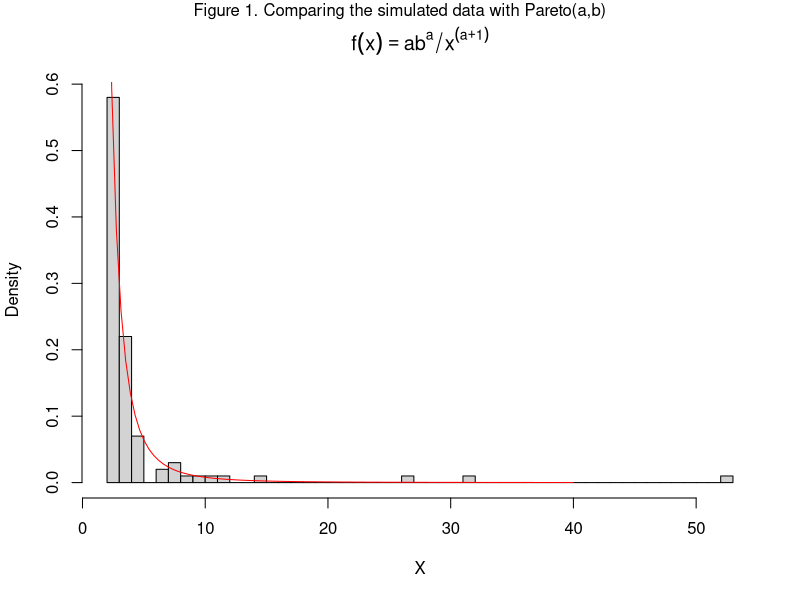
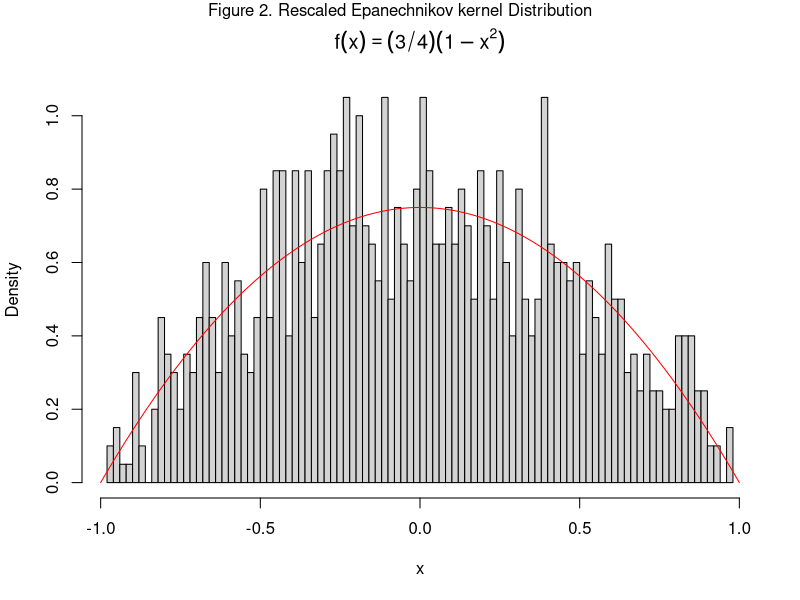
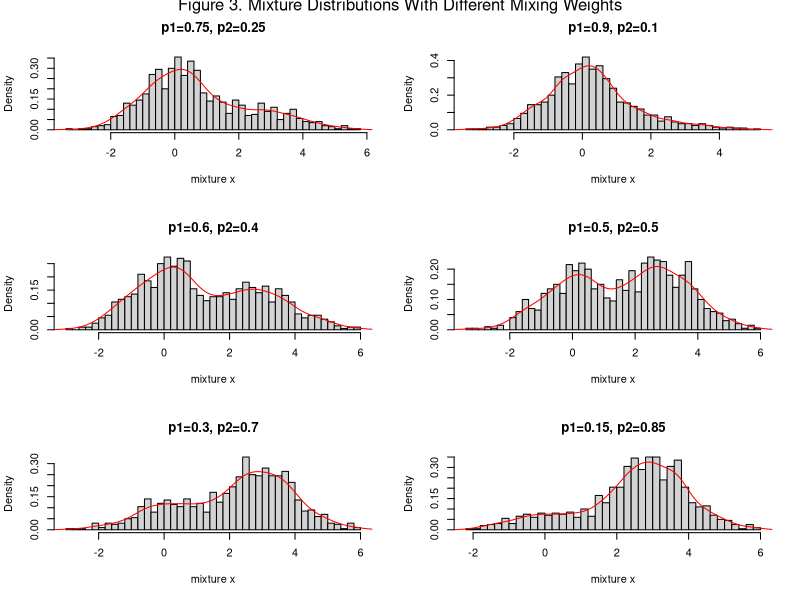

These charts were generated, in order, by the following R code:
## ---- chunk 1
## Global options
knitr::opts_chunk$set(
  cache = TRUE,
  prompt = TRUE,
  comment = '',
  collapse = TRUE,
  warning = FALSE,
  message = FALSE)
## ---- chunk 2
# define the quantile function of Pareto(a,b) distribution
quantile_Pareto <-function(prob, a, b){
  x <- b * (1-prob)^(-1/a)
  return(x)
}
# define the simulated sample size
n <- 100
u <- runif(n)
# based on the uniformly generated vector to get the random sample
X <- quantile_Pareto(u, 2, 2)
range(X)
## ---- chunk 3
# draw the density histogram of the simulated data
hist(X, prob = T, 
     breaks = 50, 
     main = expression(f(x)==ab^a/x^(a+1))) 
# prepare the Pareto(2,2) distribution
x <- seq(2,40,.38)
y <- 2*(2^2)/(x^(2+1))
# superimpose the lines on the simulated density
lines(x, y, col="red")
mtext("Figure 1. Comparing the simulated data with Pareto(a,b)",
      side = 3,
      line = -1,
      outer = T)
## ---- chunk 4
# write a function based on text's information
gen_var <- function(n){ # n is the sample size
  U_1 <- runif(n, -1, 1)
  U_2 <- runif(n, -1, 1)
  U_3 <- runif(n, -1, 1)
  U_output <- c()
  for (i in c(1:n)) {
    if (abs(U_3[i]) > abs(U_2[i]) & 
        abs(U_3[i]) > abs(U_1[i]))
      {U_output[i] <- U_2[i]} 
    else 
      {U_output[i] <- U_3[i]}
  }
  return(U_output)
}

# generate 1000 data
U_output <- gen_var(1000)
hist(U_output, prob = T, 
     breaks = 100, 
     xlab = "x",
     main = expression(f(x)==(3/4)*(1-x^2)))
x_vec <- seq(-1,1,0.001)
f_x <- 0.75*(1-x_vec^2)
lines(x_vec, f_x, col="red")
mtext("Figure 2. Rescaled Epanechnikov kernel Distribution",
      side = 3,
      line = -1,
      outer = T)
## ---- chunk 5
set.seed(1000)
n <- 1000
# generate two vectors from normal distribution
x1 <- rnorm(n,0,1)
x2 <- rnorm(n,3,1)

# use a for-loop to draw graphs at different mixing weights
par(mfrow=c(3,2))
for (p1 in c(0.75, 0.90, 0.60, 0.5, 0.30, 0.15)){
  # define the mixing prob
  p2 <- 1 - p1
  # use n data from uniform distribution to construct
  # the proportion of each parent distribution.
  u <- runif(n)
  k <- as.integer(u > p2)
  x <- k * x1 + (1-k) * x2
  hist(x, prob = T, 
       breaks = 50, 
       xlab = "mixture x",
       main = sprintf("p1=%s, p2=%s", p1, p2))
  lines(density(x), col= "red")
}
mtext("Figure 3. Mixture Distributions With Different Mixing Weights",
      side = 3,
      line = -1,
      outer = T)
